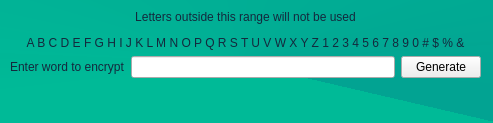
<?xml version="1.0" encoding="UTF-8"?>
<ui version="4.0">
 <class>MainWindow</class>
 <widget class="QMainWindow" name="MainWindow">
  <property name="geometry">
   <rect>
    <x>0</x>
    <y>0</y>
    <width>493</width>
    <height>123</height>
   </rect>
  </property>
  <property name="cursor">
   <cursorShape>IBeamCursor</cursorShape>
  </property>
  <property name="contextMenuPolicy">
   <enum>Qt::DefaultContextMenu</enum>
  </property>
  <property name="windowTitle">
   <string>WordCodify</string>
  </property>
  <property name="styleSheet">
   <string notr="true">QMainWindow{
background-color: qconicalgradient(cx:0.488636, cy:0.511, angle:317.5, stop:0.0568182 rgba(2, 163, 146, 252), stop:0.698864 rgba(0, 186, 151, 255));
}
</string>
  </property>
  <widget class="QWidget" name="centralwidget">
   <widget class="QWidget" name="verticalLayoutWidget">
    <property name="geometry">
     <rect>
      <x>10</x>
      <y>10</y>
      <width>471</width>
      <height>106</height>
     </rect>
    </property>
    <layout class="QVBoxLayout" name="verticalLayout">
     <item>
      <widget class="QLabel" name="label_2">
       <property name="styleSheet">
        <string notr="true">font: 63 italic 10pt &quot;Segoe UI&quot;;
color: rgb(19, 41, 61)</string>
       </property>
       <property name="text">
        <string>&lt;html&gt;&lt;head/&gt;&lt;body&gt;&lt;p align=&quot;center&quot;&gt;Letters outside this range will not be used&lt;/p&gt;&lt;p align=&quot;center&quot;&gt;A B C D E F G H I J K L M N O P Q R S T U V W X Y Z 1 2 3 4 5 6 7 8 9 0 # $ % &amp;amp;&lt;/p&gt;&lt;/body&gt;&lt;/html&gt;</string>
       </property>
       <property name="alignment">
        <set>Qt::AlignHCenter|Qt::AlignTop</set>
       </property>
       <property name="indent">
        <number>0</number>
       </property>
      </widget>
     </item>
     <item>
      <layout class="QHBoxLayout" name="horizontalLayout">
       <item>
        <widget class="QLabel" name="label">
         <property name="styleSheet">
          <string notr="true">font: 63 italic 10pt &quot;Segoe UI&quot;;
color:rgb(19, 41, 61)</string>
         </property>
         <property name="text">
          <string>Enter word to encrypt</string>
         </property>
        </widget>
       </item>
       <item>
        <widget class="QLineEdit" name="inputWord"/>
       </item>
       <item>
        <widget class="QPushButton" name="btnGen">
         <property name="styleSheet">
          <string notr="true"/>
         </property>
         <property name="text">
          <string>Generate</string>
         </property>
        </widget>
       </item>
      </layout>
     </item>
     <item>
      <widget class="QLabel" name="showNewPass">
       <property name="mouseTracking">
        <bool>false</bool>
       </property>
       <property name="styleSheet">
        <string notr="true">font: 87 12pt &quot;Segoe UI Black&quot;;
color:rgb(19, 41, 61)</string>
       </property>
       <property name="text">
        <string/>
       </property>
       <property name="alignment">
        <set>Qt::AlignCenter</set>
       </property>
       <property name="wordWrap">
        <bool>false</bool>
       </property>
       <property name="textInteractionFlags">
        <set>Qt::LinksAccessibleByMouse|Qt::TextSelectableByKeyboard|Qt::TextSelectableByMouse</set>
       </property>
      </widget>
     </item>
    </layout>
   </widget>
  </widget>
 </widget>
 <resources/>
 <connections/>
</ui>
